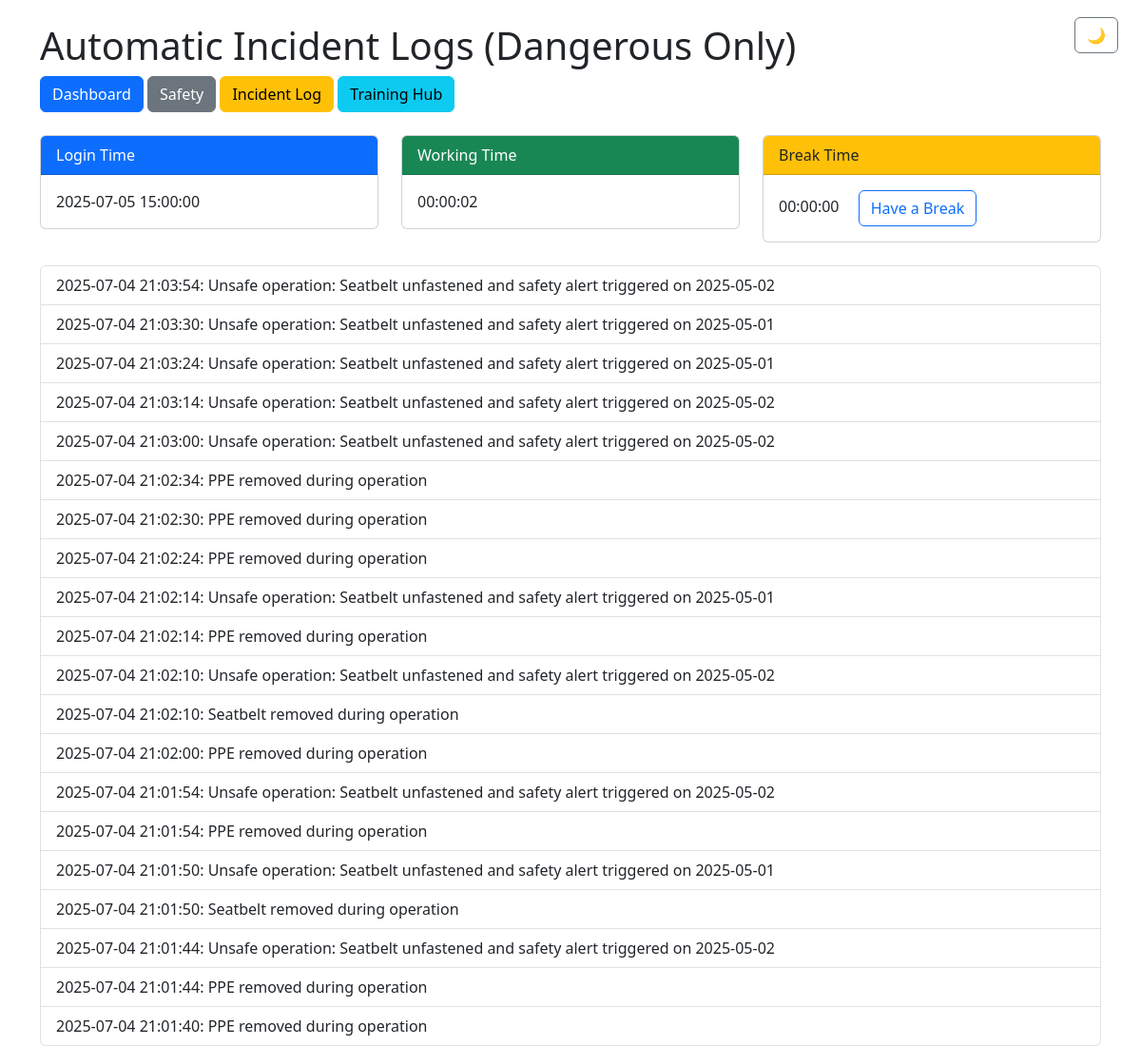
Screenshot of /incident (signed in) with the database file from the repository.
### tables this page shows
CREATE TABLE incident (
            id INTEGER PRIMARY KEY AUTOINCREMENT,
            operator_id INTEGER,
            desc TEXT,
            timestamp TEXT,
            FOREIGN KEY(operator_id) REFERENCES operator(id)
        );

### app.py (the view, shortened to what this page needs)
@app.route('/incident', methods=['GET', 'POST'])
def incident():
    if 'user_id' not in session:
        return redirect(url_for('login'))
    conn = get_db()
    row = conn.execute('SELECT * FROM work_session WHERE operator_id=?', (session['user_id'],)).fetchone()
    if row:
        login_time = row['login_time']
        working_seconds = row['working_seconds']
        break_seconds = row['break_seconds']
        on_break = bool(row['on_break'])
    else:
        login_time = session.get('login_time')
        working_seconds = 0
        break_seconds = 0
        on_break = False
    incidents = conn.execute('SELECT * FROM incident ORDER BY id DESC LIMIT 20').fetchall()
    conn.close()
    return render_template('incident.html', incidents=incidents, login_time=login_time, working_seconds=working_seconds, break_seconds=break_seconds, on_break=on_break)

### app.py (called while the page is built)
def get_db():
    conn = sqlite3.connect(DATABASE)
    conn.row_factory = sqlite3.Row
    return conn

### templates/incident.html (shortened to what this page needs)
<!DOCTYPE html>
<html lang="en">
<head>
    <link rel="stylesheet" href="https://cdn.jsdelivr.net/npm/bootstrap@5.3.0/dist/css/bootstrap.min.css">
</head>
<body>
<button class="btn btn-outline-secondary theme-toggle" id="themeToggleBtn" title="Toggle dark/light mode">
    <span id="themeIcon">🌙</span>
</button>
<div class="container mt-4">
    <h1>Automatic Incident Logs (Dangerous Only)</h1>
    <nav class="mb-4">
        <a href="/" class="btn btn-primary">Dashboard</a>
        <a href="/safety" class="btn btn-secondary">Safety</a>
        <a href="/incident" class="btn btn-warning">Incident Log</a>
        <a href="/training" class="btn btn-info">Training Hub</a>
    </nav>
    <div class="row mb-4">
      <div class="col-md-4">
        <div class="card mb-2">
          <div class="card-header bg-primary text-white">Login Time</div>
          <div class="card-body">
            <span id="loginTime">{{ login_time }}</span>
          </div>
        </div>
      </div>
      <div class="col-md-4">
        <div class="card mb-2">
          <div class="card-header bg-success text-white">Working Time</div>
          <div class="card-body">
            <span id="workingTime">00:00:00</span>
          </div>
        </div>
      </div>
      <div class="col-md-4">
        <div class="card">
          <div class="card-header bg-warning text-dark">Break Time</div>
          <div class="card-body">
            <span id="breakTime">00:00:00</span>
            <button id="breakBtn" class="btn btn-outline-primary ms-3">Have a Break</button>
          </div>
        </div>
      </div>
    </div>
    <ul class="list-group">
        {% for i in incidents %}
            <li class="list-group-item">{{ i.timestamp }}: {{ i.desc }}</li>
        {% else %}
            <li class="list-group-item">No dangerous incidents logged yet.</li>
        {% endfor %}
    </ul>
</div>
</body>
</html>

### templates/incident.html (style rules this page uses)
.theme-toggle { position: absolute; top: 18px; right: 24px; z-index: 1000; }

### rows the page displays
incident: timestamp "2025-07-04 21:03:54", desc "Unsafe operation: Seatbelt unfastened and safety alert triggered on 2025-05-02"
incident: timestamp "2025-07-04 21:03:30", desc "Unsafe operation: Seatbelt unfastened and safety alert triggered on 2025-05-01"
incident: timestamp "2025-07-04 21:03:24", desc "Unsafe operation: Seatbelt unfastened and safety alert triggered on 2025-05-01"
incident: timestamp "2025-07-04 21:03:14", desc "Unsafe operation: Seatbelt unfastened and safety alert triggered on 2025-05-02"
incident: timestamp "2025-07-04 21:03:00", desc "Unsafe operation: Seatbelt unfastened and safety alert triggered on 2025-05-02"
incident: timestamp "2025-07-04 21:02:34", desc "PPE removed during operation"
incident: timestamp "2025-07-04 21:02:30", desc "PPE removed during operation"
incident: timestamp "2025-07-04 21:02:24", desc "PPE removed during operation"
incident: timestamp "2025-07-04 21:02:14", desc "Unsafe operation: Seatbelt unfastened and safety alert triggered on 2025-05-01"
incident: timestamp "2025-07-04 21:02:14", desc "PPE removed during operation"
incident: timestamp "2025-07-04 21:02:10", desc "Unsafe operation: Seatbelt unfastened and safety alert triggered on 2025-05-02"
incident: timestamp "2025-07-04 21:02:10", desc "Seatbelt removed during operation"
incident: timestamp "2025-07-04 21:02:00", desc "PPE removed during operation"
incident: timestamp "2025-07-04 21:01:54", desc "Unsafe operation: Seatbelt unfastened and safety alert triggered on 2025-05-02"
incident: timestamp "2025-07-04 21:01:54", desc "PPE removed during operation"
incident: timestamp "2025-07-04 21:01:50", desc "Unsafe operation: Seatbelt unfastened and safety alert triggered on 2025-05-01"
incident: timestamp "2025-07-04 21:01:50", desc "Seatbelt removed during operation"
incident: timestamp "2025-07-04 21:01:44", desc "Unsafe operation: Seatbelt unfastened and safety alert triggered on 2025-05-02"
incident: timestamp "2025-07-04 21:01:44", desc "PPE removed during operation"
incident: timestamp "2025-07-04 21:01:40", desc "PPE removed during operation"

### other values shown
{{ login_time }} "2025-07-05 15:00:00"
